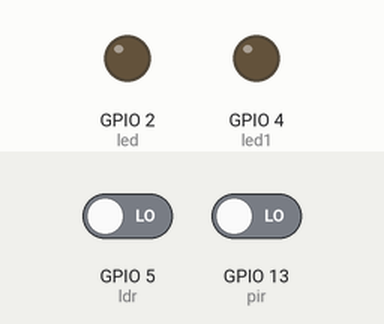
Bench run of a sketch on a simulated ESP8266 (NodeMCU). On the bench: output pins drawn as LEDs (lit = HIGH). Inputs (shaded band) come from the test bench; at power-on: GPIO 5 (ldr) LOW, GPIO 13 (pir) LOW. WiFi joins after 1.5 s; servers stay silent unless stated; what the sketch prints to the serial monitor is not drawn.

Above: at 2.7 s.
2.8 s: GPIO 5 (ldr) driven HIGH
At 4.9 s:
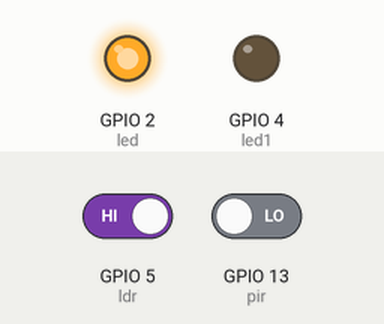
5.2 s: GPIO 5 (ldr) driven LOW
At 6.7 s:
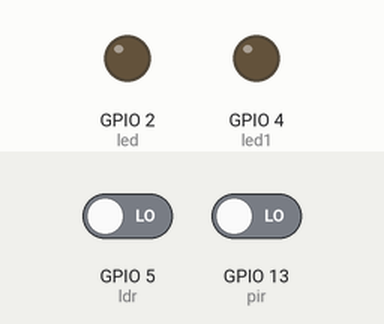
Timing chart, 0 to 8.2 s (numbered marks = the images above; inputs shaded):
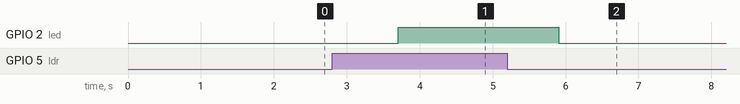

The sketch:

esp8266_firebase.ino
```cpp
#include "FirebaseESP8266.h"
#include <ESP8266WiFi.h>

#define FIREBASE_HOST "https://iothome-4c3df.firebaseio.com/"
#define FIREBASE_AUTH "rfKE0IYa2v9pT1EKdDC2Qu5vvfZqvF4Z5TsnTLFR"
#define WIFI_SSID "bangsad"
#define WIFI_PASSWORD "william123"


#define ldr 5   //D1
#define led 2   //D4
#define led1 4 // D2
#define pir 13 //

//2. Define FirebaseESP8266 data object for data sending and receiving
FirebaseData firebaseData;

String path = "/Node1";

//int oldAdcLdr;
//int newAdcLdr;

int stateMotion = LOW;             // default tidak ada gerakan
int valMotion = 0;
int valLdr = LOW;

void setup()
{

  Serial.begin(115200);

  pinMode(ldr,INPUT);
  pinMode(pir,INPUT);
  pinMode(led1,OUTPUT);
  pinMode(led,OUTPUT);

//  oldAdcLdr = analogRead(ldr);

  WiFi.begin(WIFI_SSID, WIFI_PASSWORD);
  Serial.print("Connecting to Wi-Fi");
  while (WiFi.status() != WL_CONNECTED)
  {
    Serial.print(".");
    delay(300);
  }
  Serial.println();
  Serial.print("Connected with IP: ");
  Serial.println(WiFi.localIP());
  Serial.println();

  //3. Set your Firebase info

  Firebase.begin(FIREBASE_HOST, FIREBASE_AUTH);

  //4. Enable auto reconnect the WiFi when connection lost
  Firebase.reconnectWiFi(true);

}

void loop()
{
  delay(500);

 valMotion = digitalRead(pir);   // read sensor value
  if (valMotion == HIGH) {           // check if the sensor is HIGH
    if (stateMotion == HIGH) {
      Firebase.setInt(firebaseData, path + "/pir", 1);
      Firebase.setInt(firebaseData, path + "/led1", 1);
      stateMotion = HIGH;
      digitalWrite(led1, HIGH);// update variable state to HIGH
    }
  }
  else {
    if (stateMotion == LOW){
      Firebase.setInt(firebaseData, path + "/pir", 0);
      Firebase.setInt(firebaseData, path + "/led1", 0);
      stateMotion = LOW;
      digitalWrite(led1, LOW);// update variable state to LOW
    }
  }


  //AMBIL NILAI DARI LDR DAN KIRIM KE FIREBASE
  valLdr = digitalRead(ldr);  //read sensor LDR
  if(valLdr == HIGH){         //cek apakah sensor HIGH
      Firebase.setInt(firebaseData, path + "/ldr", 1);
      Firebase.setInt(firebaseData, path + "/led", 1);
      digitalWrite(led, HIGH);
//      Serial.println("kurang cahaya");
//      Serial.println("LED Hidup");
  }
  else{
      Firebase.setInt(firebaseData, path + "/ldr", 0);
      Firebase.setInt(firebaseData, path + "/led", 0);
      digitalWrite(led, LOW);
//      Serial.println("Cukup cahaya");
//      Serial.println("LED Mati");
  }

//  newAdcLdr = analogRead(ldr);
//  Serial.println(newAdcLdr);
//  double volLdr = (newAdcLdr*3.3)/4095.0;
//  Serial.println(volLdr);
//  if(newAdcLdr != oldAdcLdr){
//    Firebase.setDouble(firebaseData, path + "/ldr", volLdr);
//    oldAdcLdr = newAdcLdr;
//  }
}
```

Measured:
- after the input at 2.8 s, GPIO 2 (led): LOW → HIGH after 0.90 s
- after the input at 5.2 s, GPIO 2 (led): HIGH → LOW after 0.70 s
